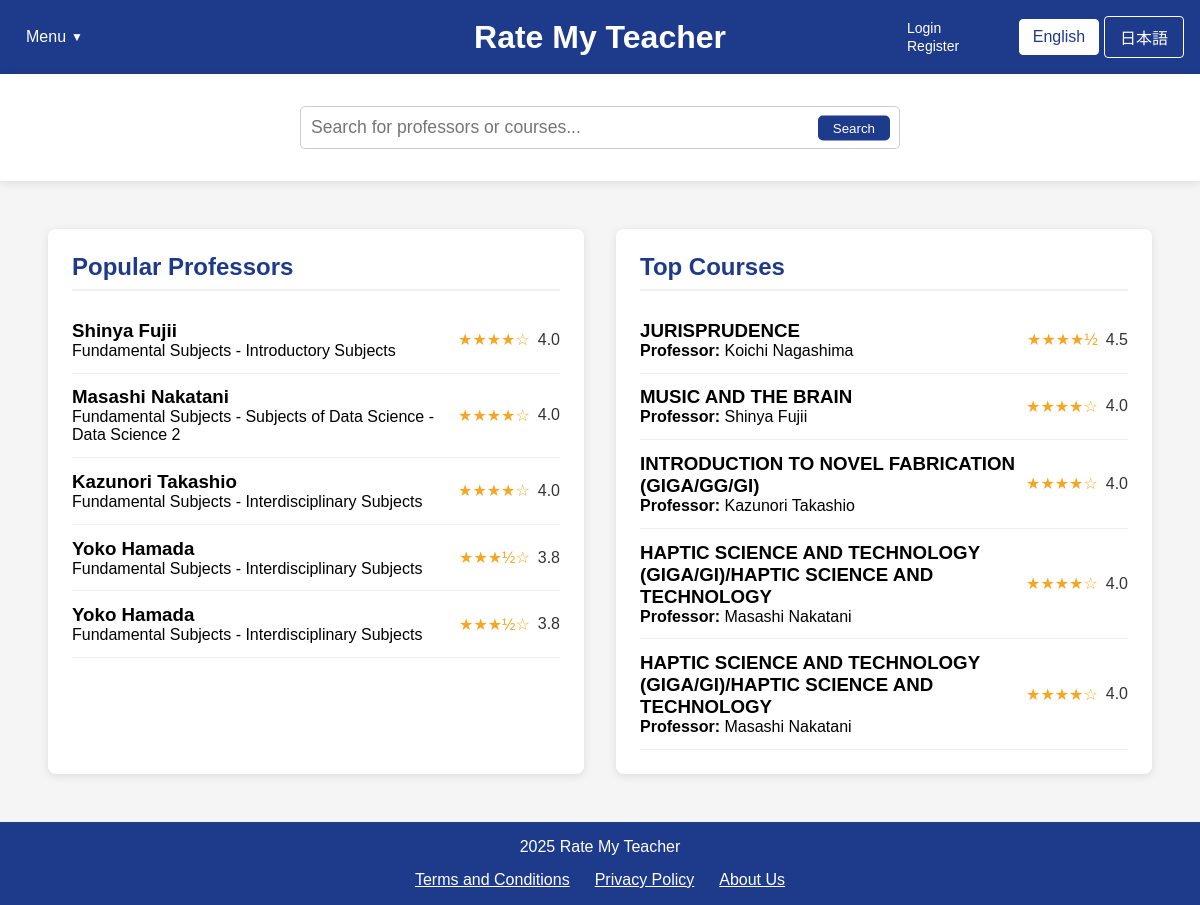
/home_dbutil.php, run on the app's committed database.
### tables this page shows
CREATE TABLE professors (
        id INTEGER PRIMARY KEY AUTOINCREMENT,
        name TEXT NOT NULL,
        department TEXT,
        bio TEXT,
        avg_content_quality REAL DEFAULT 0,
        avg_difficulty REAL DEFAULT 0,
        overall_rating REAL DEFAULT 0,
        review_count INTEGER DEFAULT 0
    );

CREATE TABLE courses (
        id INTEGER PRIMARY KEY AUTOINCREMENT,
        name TEXT NOT NULL,
        course_code TEXT,
        description TEXT,
        professor_id INTEGER,
        semester TEXT,
        avg_content_quality REAL DEFAULT 0,
        avg_difficulty REAL DEFAULT 0,
        overall_rating REAL DEFAULT 0,
        review_count INTEGER DEFAULT 0,
        FOREIGN KEY (professor_id) REFERENCES professors(id) ON DELETE SET NULL
    );

### home_dbutil.php (the view, shortened to what this page needs)
<?php
$isLoggedIn = isset($_SESSION["loggedin"]) && $_SESSION["loggedin"] === true;
require_once 'config.php';
function getTopProfessors($limit = 5) {
    global $conn;
    $professors = [];
    try {
        $ratingCount = 0;
        $ratingCheckResult = $conn->query("SELECT COUNT(*) as count FROM ratings");
        if ($ratingCheckResult) {
            $ratingCountRow = $ratingCheckResult->fetchArray(SQLITE3_ASSOC);
            $ratingCount = $ratingCountRow['count'];
        }
        if ($ratingCount > 0) {
            $hasProfRatingColumns = false;
            $columnsResult = $conn->query("PRAGMA table_info(professors)");
            while ($col = $columnsResult->fetchArray(SQLITE3_ASSOC)) {
                if ($col['name'] === 'avg_content_quality' || $col['name'] === 'overall_rating') {
                    $hasProfRatingColumns = true;
                    break;
                }
            }
            if ($hasProfRatingColumns) {
                $stmt = $conn->prepare("
                    SELECT id, name, department,
                           COALESCE(overall_rating, (avg_content_quality + avg_difficulty) / 2) as avg_rating,
                           COALESCE(avg_content_quality, 0) as avg_content_quality,
                           COALESCE(avg_difficulty, 0) as avg_difficulty,
                           COALESCE(review_count, 0) as review_count
                    FROM professors
                    WHERE COALESCE(review_count, 0) > 0
                    ORDER BY avg_rating DESC, review_count DESC
                    LIMIT :limit
                ");
            }
            $stmt->bindValue(':limit', $limit, SQLITE3_INTEGER);
            $result = $stmt->execute();
            while ($row = $result->fetchArray(SQLITE3_ASSOC)) {
                if (isset($row['avg_rating']) && $row['avg_rating'] !== null) {
                    $row['avg_rating'] = number_format((float)$row['avg_rating'], 1);
                } else {
                    $row['avg_rating'] = "N/A";
                }
                $professors[] = $row;
            }
        }
    } catch (Exception $e) {
        error_log("Error fetching top professors: " . $e->getMessage());
    }
    return $professors;
}
function getTopCourses($limit = 5) {
    global $conn;
    $courses = [];
    try {
        $ratingCount = 0;
        $ratingCheckResult = $conn->query("SELECT COUNT(*) as count FROM ratings");
        if ($ratingCheckResult) {
            $ratingCountRow = $ratingCheckResult->fetchArray(SQLITE3_ASSOC);
            $ratingCount = $ratingCountRow['count'];
        }
        if ($ratingCount > 0) {
            $hasCourseRatingColumns = false;
            $columnsResult = $conn->query("PRAGMA table_info(courses)");
            while ($col = $columnsResult->fetchArray(SQLITE3_ASSOC)) {
                if ($col['name'] === 'avg_content_quality') {
                    $hasCourseRatingColumns = true;
                    break;
                }
            }
            if ($hasCourseRatingColumns) {
                $stmt = $conn->prepare("
                    SELECT c.id, c.name as course_name, c.course_code,
                        COALESCE(c.avg_content_quality, 0) as avg_content_quality,
                        COALESCE(c.avg_difficulty, 0) as avg_difficulty,
                        (COALESCE(c.avg_content_quality, 0) + (5 - COALESCE(c.avg_difficulty, 0))) / 2 as avg_rating,
                        COALESCE(c.review_count, 0) as review_count,
                        p.name as professor_name
                    FROM courses c
                    LEFT JOIN professors p ON c.professor_id = p.id
                    WHERE COALESCE(c.review_count, 0) > 0
                    ORDER BY avg_rating DESC, review_count DESC
                    LIMIT :limit
                ");
            }
            $stmt->bindValue(':limit', $limit, SQLITE3_INTEGER);
            $result = $stmt->execute();
            while ($row = $result->fetchArray(SQLITE3_ASSOC)) {
                if (isset($row['avg_rating']) && $row['avg_rating'] !== null) {
                    $row['avg_rating'] = number_format((float)$row['avg_rating'], 1);
                } else {
                    $row['avg_rating'] = "N/A";
                }
                $courses[] = $row;
            }
        }
    } catch (Exception $e) {
        error_log("Error fetching top courses: " . $e->getMessage());
    }
    return $courses;
}
$topProfessors = getTopProfessors(5);
$topCourses = getTopCourses(5);
?>
<!DOCTYPE html>
<html lang="en">
<head>
    <link rel="stylesheet" href="css/style.css">
</head>
<body>
    <div class="container">
        <header>
            <div class="header-left">
                <div class="dropdown">
                    <?php
                    $currentLang = isset($_COOKIE['language']) && $_COOKIE['language'] == 'ja' ? 'ja' : 'en';
                    $menuLabel = $currentLang == 'ja' ? 'メニュー' : 'Menu';
                    $logoutLabel = $currentLang == 'ja' ? 'ログアウト' : 'Logout';
                    $loginLabel = $currentLang == 'ja' ? 'ログイン' : 'Login';
                    $registerLabel = $currentLang == 'ja' ? '登録' : 'Register';
                    ?>
                    <button class="dropbtn"><?php echo $menuLabel; ?></button>
                </div>
            </div>
            <div class="header-center">
                <div class="logo">
                    <h1><a href="home.php" style="color: white; text-decoration: none;"><?php echo $currentLang == 'ja' ? 'Rate My Teacher' : 'Rate My Teacher'; ?></a></h1>
                </div>
            </div>
            <div class="header-right">
                <div class="auth-links">
                    <?php if ($isLoggedIn): ?>
                        <a href="logout.php"><?php echo $logoutLabel; ?></a>
                    <?php else: ?>
                        <a href="login.php"><?php echo $loginLabel; ?></a>
                        <a href="register.php"><?php echo $registerLabel; ?></a>
                    <?php endif; ?>
                </div>
                <div class="language-toggle">
                    <a href="?lang=en" class="<?php echo (!isset($_COOKIE['language']) || $_COOKIE['language'] == 'en') ? 'active' : ''; ?>"
                    style="display:inline-block; width:80px; text-align:center; padding:8px 0; margin-right:5px;
                            background:<?php echo (!isset($_COOKIE['language']) || $_COOKIE['language'] == 'en') ? 'white' : 'transparent'; ?>;
                            color:<?php echo (!isset($_COOKIE['language']) || $_COOKIE['language'] == 'en') ? '#1e3a8a' : 'white'; ?>;
                            text-decoration:none; border:1px solid white; border-radius:4px;"
                    onclick="document.cookie='language=en; path=/; max-age=2592000'; return true;">
                    English
                    </a>
                    <a href="?lang=ja" class="<?php echo (isset($_COOKIE['language']) && $_COOKIE['language'] == 'ja') ? 'active' : ''; ?>"
                    style="display:inline-block; width:80px; text-align:center; padding:8px 0;
                            background:<?php echo (isset($_COOKIE['language']) && $_COOKIE['language'] == 'ja') ? 'white' : 'transparent'; ?>;
                            color:<?php echo (isset($_COOKIE['language']) && $_COOKIE['language'] == 'ja') ? '#1e3a8a' : 'white'; ?>;
                            text-decoration:none; border:1px solid white; border-radius:4px;"
                    onclick="document.cookie='language=ja; path=/; max-age=2592000'; return true;">
                    日本語
                    </a>
                </div>
        </header>
        <div class="search-container">
            <div class="search-bar" style="position: relative !important;">
                <input type="text" id="searchInput" placeholder="<?php echo $currentLang == 'ja' ? '教授やコースを検索...' : 'Search for professors or courses...'; ?>" style="width: 100%; padding: 10px; border-radius: 5px; border: 1px solid #ccc;">
                <button id="searchButton" style="position: absolute; right: 10px; top: 50%; transform: translateY(-50%); background: #1e3a8a; color: white; border: none; padding: 5px 15px; border-radius: 5px; cursor: pointer;"><?php echo $currentLang == 'ja' ? '検索' : 'Search'; ?></button>
            </div>
        </div>
        <main style="flex: 1; display: flex; padding: 2rem;">
            <div id="popular-professors" class="content-box" style="flex: 1; background-color: white; margin: 1rem; padding: 1.5rem; border-radius: 8px; box-shadow: 0 2px 10px rgba(0,0,0,0.1);">
                <h2><?php echo $currentLang == 'ja' ? '人気の教授' : 'Popular Professors'; ?></h2>
                <div class="professor-list">
                    <?php foreach ($topProfessors as $professor): ?>
                    <a href="professor_page_template.php?name=<?php echo urlencode($professor['english_name']); ?>&lang=<?php echo $currentLang; ?>" style="text-decoration: none; color: inherit;">
                        <div class="professor-item" data-id="<?php echo $isLoggedIn ? $professor['id'] : 'login-required'; ?>">
                            <div>
                                <h3><?php echo htmlspecialchars($professor['name']); ?></h3>
                                <p><?php echo htmlspecialchars($professor['department'] ?? 'Unknown Department'); ?></p>
                            </div>
                            <div class="rating">
                                <?php
                                if ($professor['avg_rating'] !== 'N/A' && $professor['avg_rating'] > 0) {
                                    $fullStars = floor($professor['avg_rating']);
                                    $hasHalfStar = $professor['avg_rating'] - $fullStars >= 0.5;
                                    echo str_repeat('★', $fullStars);
                                    echo $hasHalfStar ? '½' : '';
                                    echo str_repeat('☆', 5 - $fullStars - ($hasHalfStar ? 1 : 0));
                                    echo ' <span>' . $professor['avg_rating'] . '</span>';
                                } else {
                                    echo '☆☆☆☆☆ <span>No ratings</span>';
                                }
                                ?>
                            </div>
                        </div>
                    </a>
                    <?php endforeach; ?>
                </div>
            </div>
            <div id="top-courses" class="content-box" style="flex: 1; background-color: white; margin: 1rem; padding: 1.5rem; border-radius: 8px; box-shadow: 0 2px 10px rgba(0,0,0,0.1);">
                <h2><?php echo $currentLang == 'ja' ? '人気のコース' : 'Top Courses'; ?></h2>
                <div class="course-list">
                    <?php foreach ($topCourses as $course): ?>
                    <a href="course.php?course=<?php echo urlencode($course['english_course_name']); ?>&professor=<?php echo urlencode($course['professor_name'] ?? ''); ?>&lang=<?php echo $currentLang;?>" style="text-decoration: none; color: inherit;">
                        <div class="course-item" data-id="<?php echo $isLoggedIn ? $course['id'] : 'login-required'; ?>">
                            <div>
                                <h3><?php echo htmlspecialchars($course['course_name'] ?? $course['name']); ?></h3>
                                <p><strong>Professor:</strong> <?php echo htmlspecialchars($course['professor_name'] ?? 'Unknown Professor'); ?></p>
                            </div>
                            <div class="rating">
                                <?php
                                if ($course['avg_rating'] !== 'N/A' && $course['avg_rating'] > 0) {
                                    $fullStars = floor($course['avg_rating']);
                                    $hasHalfStar = $course['avg_rating'] - $fullStars >= 0.5;
                                    echo str_repeat('★', $fullStars);
                                    echo $hasHalfStar ? '½' : '';
                                    echo str_repeat('☆', 5 - $fullStars - ($hasHalfStar ? 1 : 0));
                                    echo ' <span>' . $course['avg_rating'] . '</span>';
                                } else {
                                    echo '☆☆☆☆☆ <span>No ratings</span>';
                                }
                                ?>
                            </div>
                        </div>
                    </a>
                    <?php endforeach; ?>
                </div>
            </div>
        </main>
        <footer style="background-color: #1e3a8a; color: white; text-align: center; padding: 1rem; width: 100%;">
            <p>2025 Rate My Teacher</p>
            <div style="display: flex; flex-wrap: wrap; justify-content: center; margin-top: 15px; gap: 25px;">
                <a href="ToS.php?lang=<?php echo $currentLang; ?>" style="color: white; text-decoration: underline;">
                    <?php echo $currentLang == 'ja' ? '利用規約' : 'Terms and Conditions'; ?>
                </a>
                <a href="privacy_policy.php?lang=<?php echo $currentLang; ?>" style="color: white; text-decoration: underline;">
                    <?php echo $currentLang == 'ja' ? 'プライバシーポリシー' : 'Privacy Policy'; ?>
                </a>
                <a href="about_us.php?lang=<?php echo $currentLang; ?>" style="color: white; text-decoration: underline;">
                    <?php echo $currentLang == 'ja' ? '私たちについて' : 'About Us'; ?>
                </a>
            </div>
        </footer>
    </div>
</body>
</html>

### data on the page
professors: name "Shinya Fujii", department "Fundamental Subjects - Introductory Subjects", fullStars "★★★★", hasHalfStar "☆", avg_rating "4.0"
professors: name "Masashi Nakatani", department "Fundamental Subjects - Subjects of Data Science - Data Science 2", fullStars "★★★★", hasHalfStar "☆", avg_rating "4.0"
professors: name "Kazunori Takashio", department "Fundamental Subjects - Interdisciplinary Subjects", fullStars "★★★★", hasHalfStar "☆", avg_rating "4.0"
professors: name "Yoko Hamada", department "Fundamental Subjects - Interdisciplinary Subjects", fullStars "★★★", shows "½", hasHalfStar "☆", avg_rating "3.8"
courses: name "JURISPRUDENCE", professor.name "Koichi Nagashima", fullStars "★★★★", shows "½", avg_rating "4.5"
courses: name "MUSIC AND THE BRAIN", professor.name "Shinya Fujii", fullStars "★★★★", hasHalfStar "☆", avg_rating "4.0"
courses: name "INTRODUCTION TO NOVEL FABRICATION (GIGA/GG/GI)", professor.name "Kazunori Takashio", fullStars "★★★★", hasHalfStar "☆", avg_rating "4.0"
courses: name "HAPTIC SCIENCE AND TECHNOLOGY (GIGA/GI)/HAPTIC SCIENCE AND TECHNOLOGY", professor.name "Masashi Nakatani", fullStars "★★★★", hasHalfStar "☆", avg_rating "4.0"

### other printed values
$loginLabel "Login"
$registerLabel "Register"
